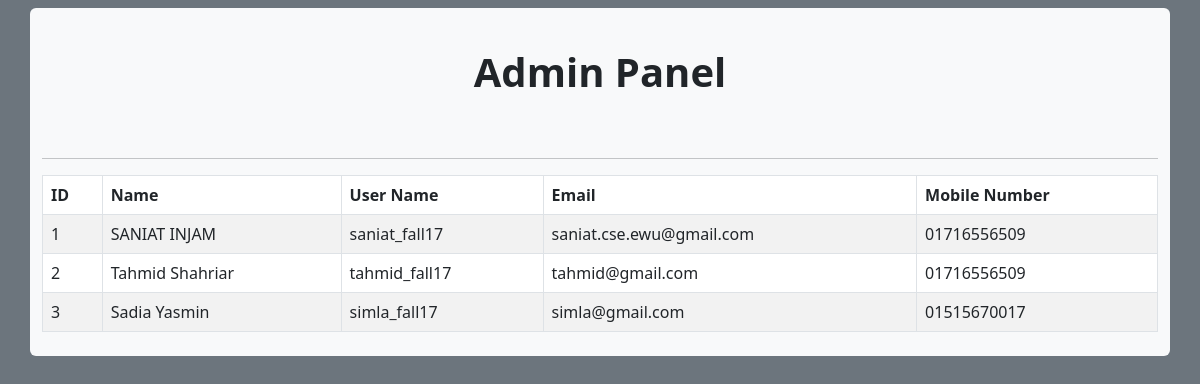
Page /admin_panel.php on the committed database.
### tables this page shows
CREATE TABLE `users_information` (
  `id` int(11) NOT NULL,
  `name` varchar(100) NOT NULL,
  `user_name` varchar(100) NOT NULL,
  `email` varchar(100) NOT NULL,
  `mobile_number` varchar(100) NOT NULL,
  `password` varchar(100) NOT NULL,
  `confirm_password` varchar(100) NOT NULL,
  `created_at` datetime(6) NOT NULL DEFAULT current_timestamp(6),
  `updated_at` datetime(6) NOT NULL DEFAULT current_timestamp(6)
);

### admin_panel.php (the view, shortened to what this page needs)
<?php
    $mysqli = connection();
?>
<html lang  = "en">
<head>
    <link href="https://cdnjs.cloudflare.com/ajax/libs/twitter-bootstrap/5.3.0/css/bootstrap.min.css" rel="stylesheet">
    <link href="https://cdn.datatables.net/v/bs5/jq-3.7.0/dt-2.2.1/datatables.min.css" rel="stylesheet">
</head>
<body class= "bg-secondary">
<div class= "container">
    <div class = "row justify-content-center">
        <div class = "col-lg-14 bg-light rounded my-2 py-2">
            <div class="my-4" style="padding-bottom: 30px">
                <h1 class = "text fw-bold text-center text-dark pt-2"> Admin Panel </h1>
            </div>
            <hr>
            <table class = "table table-bordered table-striped table-hover">
                <thead>
                <tr>
                    <th> ID </th>
                    <th> Name </th>
                    <th> User Name </th>
                    <th> Email </th>
                    <th> Mobile Number </th>
                </tr>
                </thead>
                <tbody>
                <?php
                $sql = "SELECT * FROM users_information";
                $result = $mysqli->query($sql);
                while($row = $result->fetch_assoc()) {
                    ?>
                    <tr>
                        <td> <?php echo $row["id"] ?> </td>
                        <td> <?php echo $row["name"] ?> </td>
                        <td> <?php echo $row["user_name"] ?> </td>
                        <td> <?php echo $row["email"] ?> </td>
                        <td> <?php echo $row["mobile_number"] ?> </td>
                    </tr>
                <?php } ?>
                </tbody>
            </table>
        </div>
    </div>
</div>
</body>
</html>

### rows in the picture
users_information: id "1", name "SANIAT INJAM", user_name "saniat_fall17", email "saniat.cse.ewu@gmail.com", mobile_number "01716556509"
users_information: id "2", name "Tahmid Shahriar", user_name "tahmid_fall17", email "tahmid@gmail.com", mobile_number "01716556509"
users_information: id "3", name "Sadia Yasmin", user_name "simla_fall17", email "simla@gmail.com", mobile_number "01515670017"
